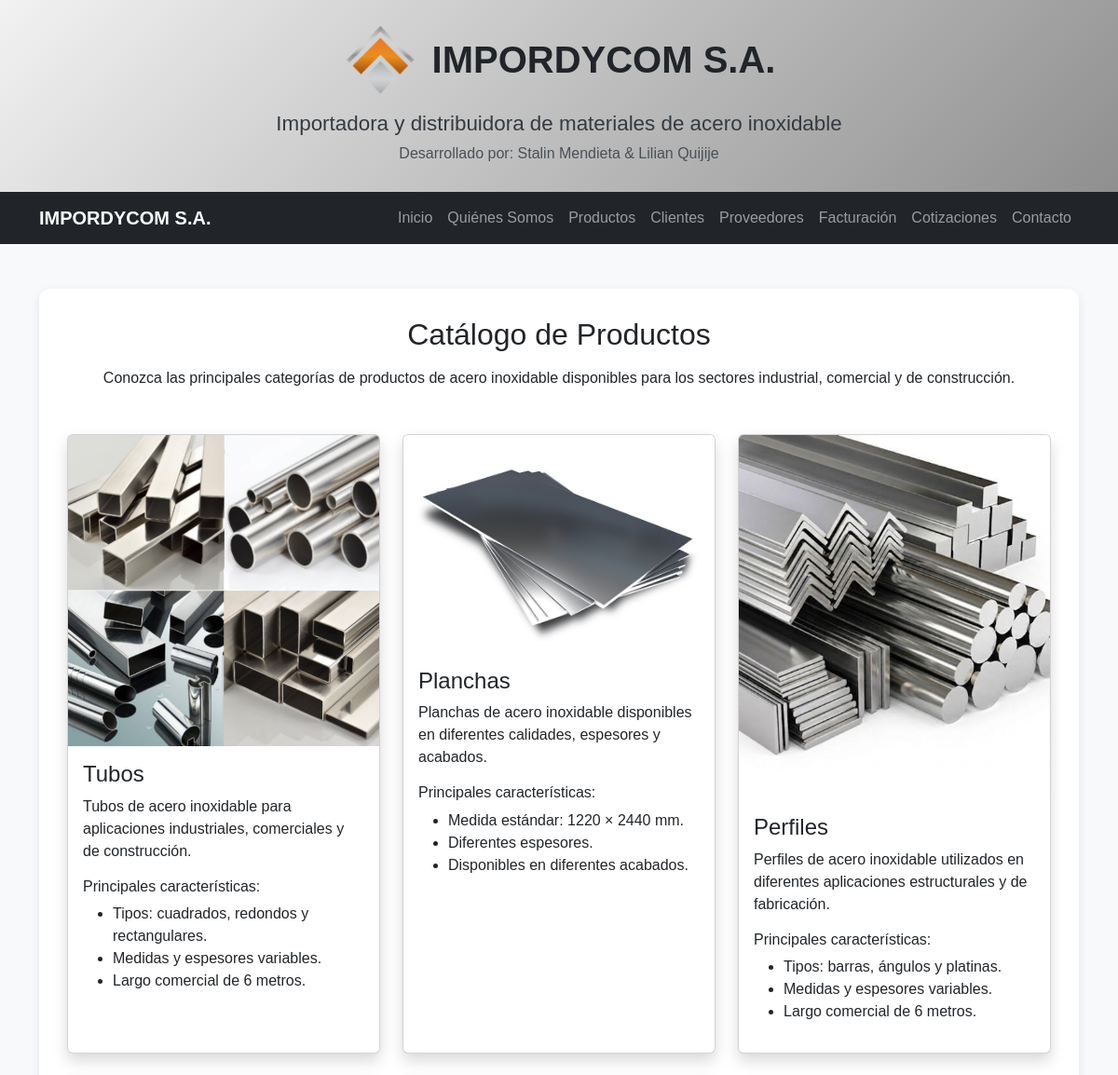
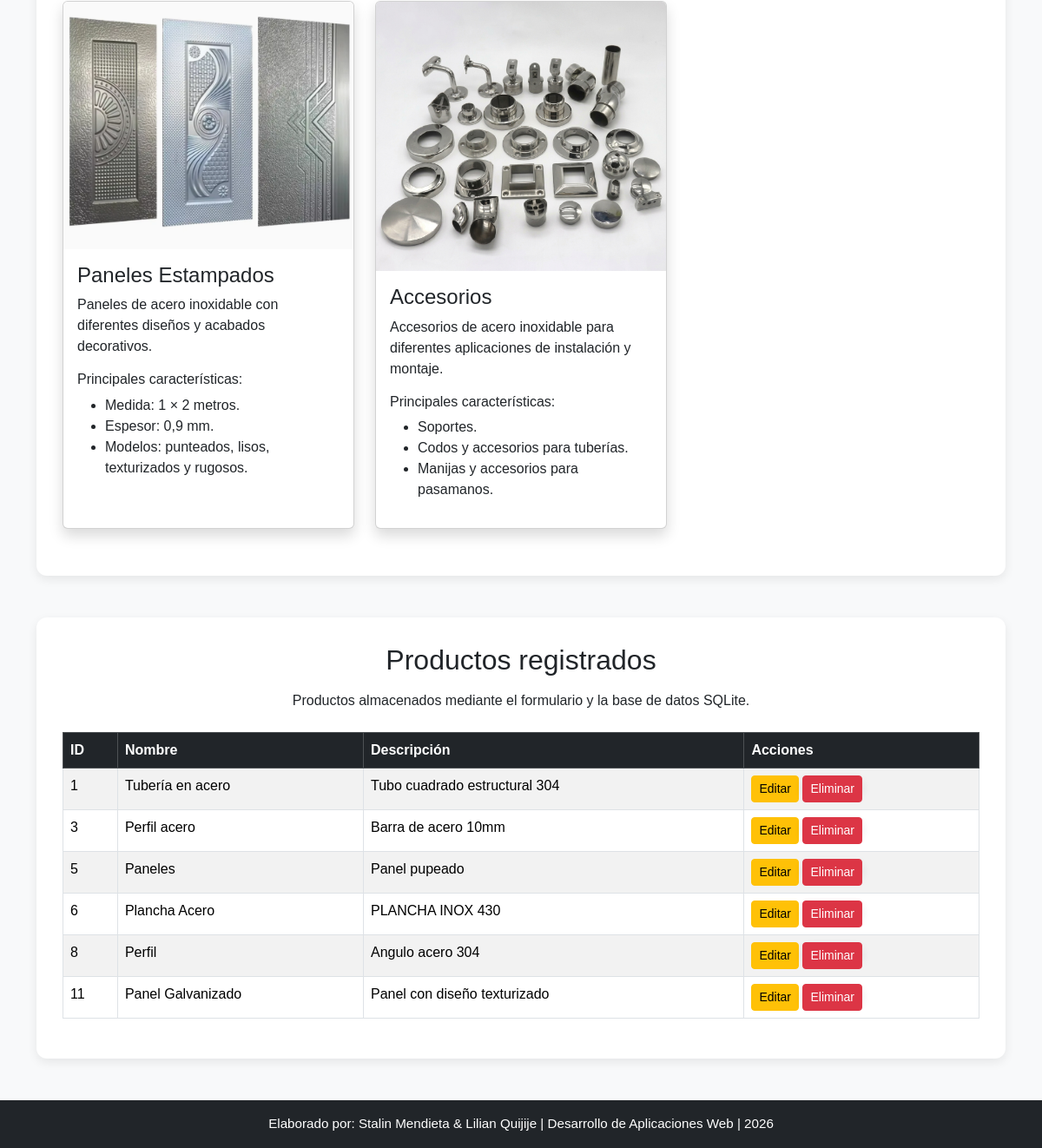
The page /productos on the database its author committed (2 pictures, top to bottom).
### tables this page shows
CREATE TABLE productos (
            id INTEGER PRIMARY KEY AUTOINCREMENT,
            nombre TEXT NOT NULL,
            descripcion TEXT NOT NULL
        );

### app.py (the view)
@app.route("/productos")
def productos():
    productos = [
        {
            "nombre": "Tubos",
            "imagen": "tubos.png",
            "descripcion": "Tubos de acero inoxidable para aplicaciones industriales, comerciales y de construcción.",
            "caracteristicas": [
                "Tipos: cuadrados, redondos y rectangulares.",
                "Medidas y espesores variables.",
                "Largo comercial de 6 metros."
            ]
        },
        {
            "nombre": "Planchas",
            "imagen": "planchas.png",
            "descripcion": "Planchas de acero inoxidable disponibles en diferentes calidades, espesores y acabados.",
            "caracteristicas": [
                "Medida estándar: 1220 × 2440 mm.",
                "Diferentes espesores.",
                "Disponibles en diferentes acabados."
            ]
        },
        {
            "nombre": "Perfiles",
            "imagen": "perfiles.png",
            "descripcion": "Perfiles de acero inoxidable utilizados en diferentes aplicaciones estructurales y de fabricación.",
            "caracteristicas": [
                "Tipos: barras, ángulos y platinas.",
                "Medidas y espesores variables.",
                "Largo comercial de 6 metros."
            ]
        },
        {
            "nombre": "Paneles Estampados",
            "imagen": "paneles.png",
            "descripcion": "Paneles de acero inoxidable con diferentes diseños y acabados decorativos.",
            "caracteristicas": [
                "Medida: 1 × 2 metros.",
                "Espesor: 0,9 mm.",
                "Modelos: punteados, lisos, texturizados y rugosos."
            ]
        },
        {
            "nombre": "Accesorios",
            "imagen": "accesorios.png",
            "descripcion": "Accesorios de acero inoxidable para diferentes aplicaciones de instalación y montaje.",
            "caracteristicas": [
                "Soportes.",
                "Codos y accesorios para tuberías.",
                "Manijas y accesorios para pasamanos."
            ]
        }
    ]
    conn = conectar_db()
    cursor = conn.execute(
        "SELECT id, nombre, descripcion FROM productos"
    )
    productos_db = cursor.fetchall()
    conn.close()
    return render_template(
        "productos.html",
        productos=productos,
        productos_db=productos_db
    )

### app.py (called while the page is built)
def conectar_db():
    return sqlite3.connect(DATABASE)

### templates/productos.html (shortened to what this page needs)
{% extends "base.html" %}
{% block content %}
<section class="my-5">
    <h2 class="text-center mb-3">
        Catálogo de Productos
    </h2>
    <p class="text-center mb-5">
        Conozca las principales categorías de productos de acero inoxidable
        disponibles para los sectores industrial, comercial y de construcción.
    </p>
    <div class="row">
        {% for producto in productos %}
            <div class="col-md-6 col-lg-4 mb-4">
                <div class="card h-100 shadow">
                    {% if producto.imagen %}
                        <img
                            src="{{ url_for('static', filename='img/' + producto.imagen) }}"
                            class="card-img-top"
                            alt="{{ producto.nombre }}">
                    {% endif %}
                    <div class="card-body">
                        <h4 class="card-title">
                            {{ producto.nombre }}
                        </h4>
                        <p class="card-text">
                            {{ producto.descripcion }}
                        </p>
                        {% if producto.caracteristicas %}
                            <h6 class="mt-3">
                                Principales características:
                            </h6>
                            <ul>
                                {% for caracteristica in producto.caracteristicas %}
                                    <li>
                                        {{ caracteristica }}
                                    </li>
                                {% endfor %}
                            </ul>
                        {% endif %}
                    </div>
                </div>
            </div>
        {% endfor %}
    </div>
</section>
<section class="my-5">
    <h2 class="text-center mb-3">
        Productos registrados
    </h2>
    <p class="text-center mb-4">
        Productos almacenados mediante el formulario y la base de datos SQLite.
    </p>
    <div class="table-responsive">
        <table class="table table-bordered table-striped table-hover">
            <thead class="table-dark">
                <tr>
                    <th>ID</th>
                    <th>Nombre</th>
                    <th>Descripción</th>
                    <th>Acciones</th>
                </tr>
            </thead>
            <tbody>
                {% for producto in productos_db %}
                    <tr>
                        <td>
                            {{ producto[0] }}
                        </td>
                        <td>
                            {{ producto[1] }}
                        </td>
                        <td>
                            {{ producto[2] }}
                        </td>
                        <td>
                            <a
                                href="{{ url_for('editar_producto', id=producto[0]) }}"
                                class="btn btn-warning btn-sm">
                                Editar
                            </a>
                            <form
                                action="{{ url_for('eliminar_producto', id=producto[0]) }}"
                                method="POST"
                                style="display: inline; margin: 0; padding: 0; border: 0;">
                                <button
                                    type="submit"
                                    class="btn btn-danger btn-sm"
                                    onclick="return confirm('¿Está seguro de eliminar este producto?');">
                                    Eliminar
                                </button>
                            </form>
                        </td>
                    </tr>
                {% else %}
                    <tr>
                        <td colspan="4" class="text-center">
                            No hay productos registrados todavía.
                        </td>
                    </tr>
                {% endfor %}
            </tbody>
        </table>
    </div>
</section>
{% endblock %}

### templates/base.html (shortened to what this page needs)
<!DOCTYPE html>
<html lang="es">
<head>
    <link href="https://cdn.jsdelivr.net/npm/bootstrap@5.3.3/dist/css/bootstrap.min.css" rel="stylesheet">
    <link rel="stylesheet" href="{{ url_for('static', filename='css/style.css') }}">
</head>
<body>
    <header class="header-custom text-center py-4 shadow">
        <div class="d-flex justify-content-center align-items-center gap-3 flex-wrap">
            <img
                src="{{ url_for('static', filename='img/logo.png') }}"
                alt="Logo IMPORDYCOM"
                width="80"
                class="img-fluid">
            <h1 class="m-0">
                IMPORDYCOM S.A.
            </h1>
        </div>
        <h2 class="mt-3">
            Importadora y distribuidora de materiales de acero inoxidable
        </h2>
        <h4>
            Desarrollado por: Stalin Mendieta & Lilian Quijije
        </h4>
    </header>
    {% include 'components/navbar.html' %}
    <main class="container my-4">
        {% block content %}
        {% endblock %}
    </main>
    {% include 'components/footer.html' %}
</body>
</html>

### templates/components/navbar.html (shortened to what this page needs)
<nav class="navbar navbar-expand-lg navbar-dark bg-dark sticky-top">
    <div class="container">
        <a class="navbar-brand" href="{{ url_for('inicio') }}">
            IMPORDYCOM S.A.
        </a>
        <div class="collapse navbar-collapse" id="menu">
            <ul class="navbar-nav ms-auto">
                <li class="nav-item">
                    <a class="nav-link" href="{{ url_for('inicio') }}">
                        Inicio
                    </a>
                </li>
                <li class="nav-item">
                    <a class="nav-link" href="{{ url_for('inicio') }}#quienes">
                        Quiénes Somos
                    </a>
                </li>
                <li class="nav-item">
                    <a class="nav-link" href="{{ url_for('productos') }}">
                        Productos
                    </a>
                </li>
                <li class="nav-item">
                    <a class="nav-link" href="{{ url_for('clientes') }}">
                        Clientes
                    </a>
                </li>
                <li class="nav-item">
                    <a class="nav-link" href="{{ url_for('proveedores') }}">
                        Proveedores
                    </a>
                </li>
                <li class="nav-item">
                    <a class="nav-link" href="{{ url_for('facturacion') }}">
                        Facturación
                    </a>
                </li>
                <li class="nav-item">
                    <a class="nav-link" href="{{ url_for('inicio') }}#cotizacion">
                        Cotizaciones
                    </a>
                </li>
                <li class="nav-item">
                    <a class="nav-link" href="{{ url_for('inicio') }}#contacto">
                        Contacto
                    </a>
                </li>
            </ul>
        </div>
    </div>
</nav>

### templates/components/footer.html
<footer class="text-center bg-dark text-white p-3">
    <p class="m-0">
        Elaborado por: Stalin Mendieta & Lilian Quijije |
        Desarrollo de Aplicaciones Web |
        2026
    </p>
</footer>

### static/css/style.css (style rules this page uses)
body { font-family: Arial, sans-serif; background: #f8f9fa; color: #212529; }
.header-custom { background: linear-gradient(135deg, #f2f2f2, #c0c0c0, #8f8f8f); }
.header-custom h1 { font-weight: bold; }
.header-custom h2 { font-size: 1.4rem; color: #343a40; }
.header-custom h4 { color: #495057; font-size: 1rem; }
.navbar-brand { font-weight: bold; }
.nav-link { transition: 0.3s; }
section { background: #ffffff; padding: 30px; border-radius: 12px; box-shadow: 0 0.25rem 0.75rem rgba(0, 0, 0, 0.08); margin-bottom: 40px; }
.card { transition: transform 0.3s ease, box-shadow 0.3s ease; }
form { background: white; padding: 20px; border-radius: 12px; box-shadow: 0 0 12px rgba(0, 0, 0, 0.12); }
.btn { transition: all 0.3s ease; }
footer { margin-top: 20px; font-size: 0.95rem; }

### rows shown on the page
productos: id "1", nombre "Tubería en acero", descripcion "Tubo cuadrado estructural 304"
productos: id "3", nombre "Perfil acero", descripcion "Barra de acero 10mm"
productos: id "5", nombre "Paneles", descripcion "Panel pupeado"
productos: id "6", nombre "Plancha Acero", descripcion "PLANCHA INOX 430"
productos: id "8", nombre "Perfil", descripcion "Angulo acero 304"
productos: id "11", nombre "Panel Galvanizado", descripcion "Panel con diseño texturizado"

### other values the page prints
{{ producto.nombre }} "Tubos" "Planchas" "Perfiles" "Paneles Estampados" "Accesorios"
{{ producto.descripcion }} "Tubos de acero inoxidable para aplicaciones industriales, comerciales y de construcción." "Planchas de acero inoxidable disponibles en diferentes calidades, espesores y acabados." "Perfiles de acero inoxidable utilizados en diferentes aplicaciones estructurales y de fabricación." "Paneles de acero inoxidable con diferentes diseños y acabados decorativos." "Accesorios de acero inoxidable para diferentes aplicaciones de instalación y montaje."
{{ caracteristica }} "Tipos: cuadrados, redondos y rectangulares." "Medidas y espesores variables." "Largo comercial de 6 metros." "Medida estándar: 1220 × 2440 mm." "Diferentes espesores." "Disponibles en diferentes acabados." "Tipos: barras, ángulos y platinas." "Medidas y espesores variables." "Largo comercial de 6 metros." "Medida: 1 × 2 metros." "Espesor: 0,9 mm." "Modelos: punteados, lisos, texturizados y rugosos." "Soportes." "Codos y accesorios para tuberías." "Manijas y accesorios para pasamanos."
